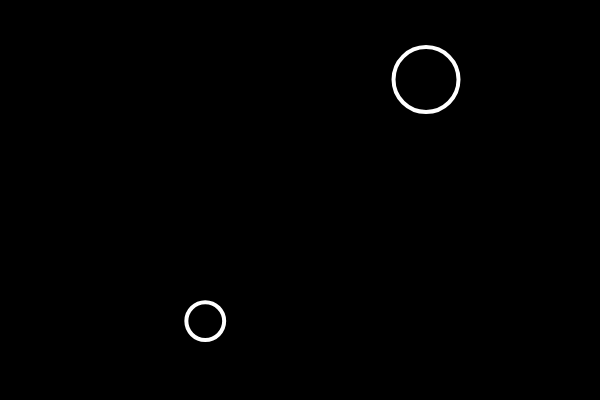
Frame 1 (no input)
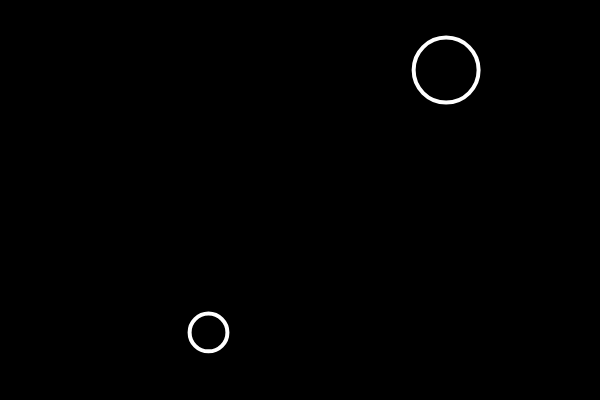
Frame 60 (no input)
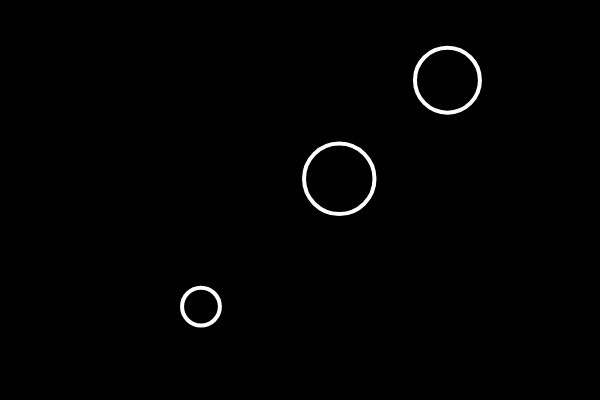
Frame 120 (the mouse pressed at the canvas centre since frame 60)

The p5.js sketch that drew these frames (run headless with seeded random() and noise() and a simulated clock; from frame 60 on, the mouse is pressed at the canvas centre):

// p5.js sketch
// ── sketch.js
let bubble = [];

function setup() {
    createCanvas(600, 400);
    for(let i=0; i<2; i++){
      let x = random(width);
      let y = random(height);
      let r = random(10, 40)
      bubble[i] = new Bubble(x, y, r);
    }
}

function mousePressed(){
  let r = random(10, 50);
  let b = new Bubble(mouseX, mouseY, r);
  bubble.push(b);
}

function draw() {
    background(0);
    for(let elt of bubble){
      elt.move();
      elt.show();
    }
    // for(let i=0; i<bubble.length; i++){
    //   bubble[i].show();
    //   bubble[i].move();
    // }
}
// ── bubble.js
class Bubble {
    constructor(tempX, tempY, tempR) {
        this.x = tempX;
        this.y = tempY;
        this.r = tempR;
    }
    show() {
        stroke(255);
        strokeWeight(4);
        noFill();
        // noStroke();
        // fill(255, 10);
        ellipse(this.x, this.y, this.r * 2);
    }
    move() {
        this.x += random(-5, 5);
        this.y += random(-5, 5);
    }
}
